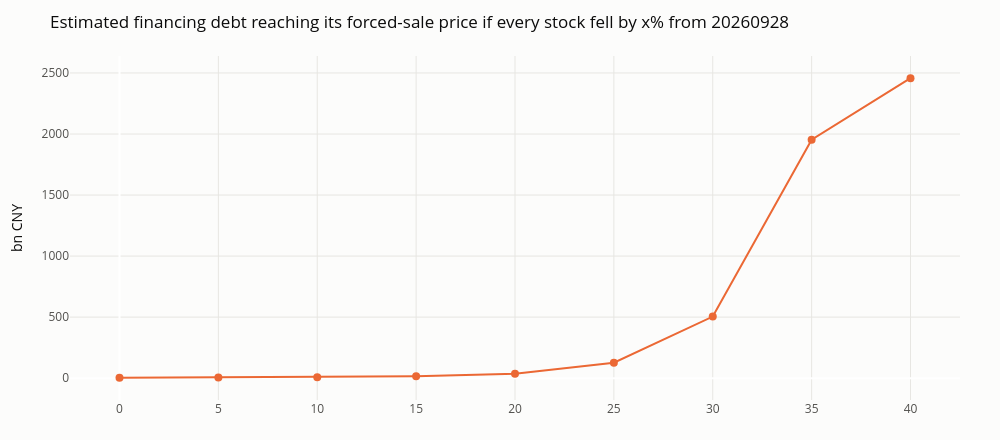

Notebook source saved alongside this figure:
### Code cell
fig = go.Figure()
fig.add_scatter(x=curve["drawdown_pct"], y=curve["debt_forced"] / 1e9, mode="lines+markers", line={"color": ORANGE, "width": 2},
                marker={"size": 8}, name="debt at forced-sale price", hovertemplate="-%{x}%: %{y:.0f} bn CNY<extra></extra>")
style(fig, f"Estimated financing debt reaching its forced-sale price if every stock fell by x% from {DAY}", "bn CNY").show()
near_liq = ladder[ladder["distance_pct"] > -15].groupby("ts_code")["debt"].sum().sort_values(ascending=False).head(10) / 1e8
near_liq.rename("debt within 15% of forced sale (100m CNY)").round(1).to_frame()

### Figure 1 — Plotly figure (JSON) as saved in the notebook; plotly's stock layout.template omitted (floating-point values rounded to 4 significant figures)
{"data": [{"hovertemplate": "-%{x}%: %{y:.0f} bn CNY<extra></extra>", "line": {"color": "#eb6834", "width": 2}, "marker": {"size": 8}, "mode": "lines+markers", "name": "debt at forced-sale price", "type": "scatter", "x": [0.0, 5.0, 10.0, 15.0, 20.0, 25.0, 30.0, 35.0, 40.0], "y": [2.845, 5.75, 8.166, 15.15, 35.76, 126.6, 504.4, 1953.0, 2457.0]}], "layout": {"font": {"color": "#0b0b0b"}, "height": 440, "hovermode": "x unified", "legend": {"orientation": "h", "y": -0.18}, "margin": {"b": 40, "l": 70, "r": 40, "t": 56}, "paper_bgcolor": "#fcfcfb", "plot_bgcolor": "#fcfcfb", "title": {"text": "Estimated financing debt reaching its forced-sale price if every stock fell by x% from 20260928"}, "width": 1000, "xaxis": {"gridcolor": "#e7e6e2", "tickfont": {"color": "#52514e"}}, "yaxis": {"gridcolor": "#e7e6e2", "tickfont": {"color": "#52514e"}, "title": {"text": "bn CNY"}}}}
